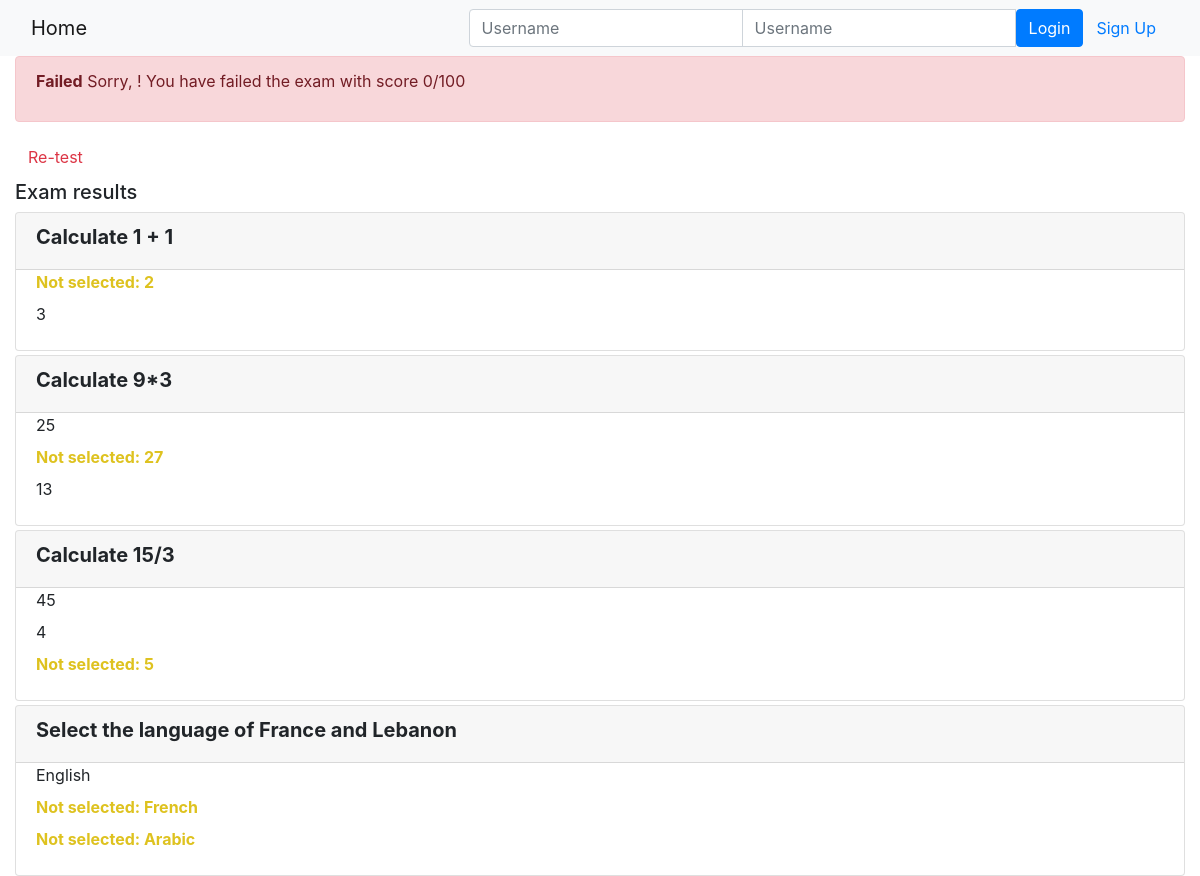
Page /onlinecourse/course/1/submission/1/result/ on the committed database.
### onlinecourse/models.py (models this page shows, shortened)
class Question(models.Model):
    lesson  = models.ForeignKey(Lesson, on_delete=models.CASCADE)
    question_text = models.CharField(null=False ,max_length=200)
    grade = models.IntegerField()
    course = models.ManyToManyField(Course)

class Choice(models.Model):
    question_id = models.ForeignKey(Question, on_delete=models.CASCADE)
    choice_text = models.CharField(null=False ,max_length=200)
    is_correct = models.BooleanField()

### onlinecourse/views.py (the view)
# urls.py: path('course/<int:course_id>/submission/<int:submission_id>/result/', views.show_exam_result, name='show_exam_result'),
def show_exam_result(request, course_id, submission_id):
    context = {}
    course = Course.objects.get(id = course_id)
    sub = Submission.objects.get(id = submission_id)
    selected = Submission.objects.filter(id = submission_id).values_list('chocies', flat = True)
    global grade
    grade = 0
    for c in course.question_set.all():
        all_answers = c.choice_set.filter(is_correct=True).count()
        selected_correct = c.choice_set.filter(is_correct=True, id__in=sub.chocies.all()).count()
        print(selected_correct)
        if selected_correct == all_answers:
            grade = grade + c.grade
    context['selected'] = selected
    context['grade'] = grade
    context['course'] = course
    return  render(request, 'onlinecourse/exam_result_bootstrap.html', context)

### onlinecourse/templates/onlinecourse/exam_result_bootstrap.html (shortened to what this page needs)
<!DOCTYPE html>
<html lang="en">
<head>
    {% load static %}
    <link rel="stylesheet" href="https://maxcdn.bootstrapcdn.com/bootstrap/4.5.2/css/bootstrap.min.css">
</head>
<body>
 <nav class="navbar navbar-light bg-light">
    <div class="container-fluid">
        <div class="navbar-header">
              <a class="navbar-brand" href="{% url 'onlinecourse:index' %}">Home</a>
        </div>
        <ul class="nav navbar-nav navbar-right">
            {% if user.is_authenticated %}
            <li>
                <a class="btn btn-link" href="#">{{ user.first_name }}({{ user.username }})</a>
                <a class="btn btn-link" href="{% url 'onlinecourse:logout' %}">Logout</a>
            </li>
            {% else %}
            <li>
                <form class="form-inline" action="{% url 'onlinecourse:login' %}" method="post">
                    <div class="input-group">
                        <input type="text" class="form-control" placeholder="Username" name="username" >
                        <input type="password" class="form-control" placeholder="Username" name="psw" >
                        <button class="btn btn-primary" type="submit">Login</button>
                        <a class="btn btn-link" href="{% url 'onlinecourse:registration' %}">Sign Up</a>
                    </div>
                </form>
            </li>
            {% endif %}
        </ul>
    </div>
</nav>
<div class="container-fluid">
    {% if grade > 80 %}
    <div class="alert alert-success">
       <p><strong>Congratulations, {{ user.first_name }}!</strong> You have passed the exam and completed the course with score {{ grade }}/100</p>
    </div>
        {% else %}
        <div class="alert alert-danger">
            <p><strong>Failed</strong> Sorry, {{ user.first_name }}! You have failed the exam with score {{ grade }}/100</p>
        </div>
        <a class="btn btn-link text-danger" href="{% url 'onlinecourse:course_details' course.id %}">Re-test</a>
        {% endif %}
        <div class="card-columns-vertical mt-1">
        <h5 class="">Exam results</h5>
            {% for question in course.question_set.all %}
            <div class="card mt-1">
                <div class="card-header"><h5 style="font-weight:bold">{{ question.question_text}}</h5></div>
                <div class="form-group">
                    {% for choice in question.choice_set.all %}
                    <div class="form-check">
                        {% if choice.id in selected %}
                            {% if choice.is_correct == True %}
                                <label style="color:#2ea94a;font-weight:bold">Correct answer: {{choice.choice_text}}</label>
                            {% else %}
                                <label style="color:red;font-weight:bold">Wrong answer: {{choice.choice_text}}</label>
                            {% endif %}
                        {% else %}
                            {% if choice.is_correct == True %}
                                <label style="color:#DEC21F;font-weight:bold">Not selected: {{choice.choice_text}}</label>
                            {% else %}
                                <label>{{choice.choice_text}}</label>
                            {% endif %}
                        {% endif %}
                    </div>
                    {% endfor %}
                </div>
            </div>
            {% endfor %}
        </div>
    </div>
</body>
</html>

### rows in the picture
Question: question_text "Calculate 1 + 1"
Choice: choice_text "2"
Choice: choice_text "3"
Question: question_text "Calculate 9*3"
Choice: choice_text "25"
Choice: choice_text "27"
Choice: choice_text "13"
Question: question_text "Calculate 15/3"
Choice: choice_text "45"
Choice: choice_text "4"
Choice: choice_text "5"
Question: question_text "Select the language of France and Lebanon"
Choice: choice_text "English"
Choice: choice_text "French"
Choice: choice_text "Arabic"

### other values in the picture
{{ grade }} "0"
